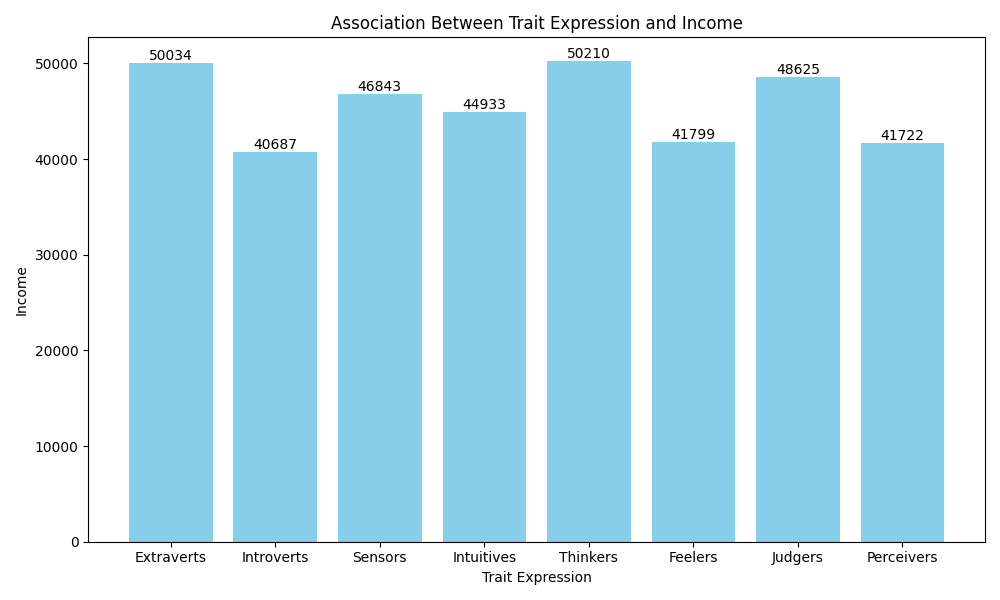

Source code (Python):
import json
import matplotlib.pyplot as plt

with open('MBTI.json', 'r', encoding="UTF-8") as jsonFile:
    data = json.load(jsonFile)

trait_expression_data = data['Trait expression']

categories = list(trait_expression_data.keys())
frequencies = list(trait_expression_data.values())

plt.figure(figsize=(10, 6))
plt.bar(categories, frequencies, color='skyblue')
plt.title('Association Between Trait Expression and Income')
plt.xlabel('Trait Expression')
plt.ylabel('Income')
##plt.xticks(rotation=45, ha='right')  

for i, v in enumerate(frequencies):
    plt.text(i, v + 0.5, str(v), ha='center', va='bottom')

plt.tight_layout()

plt.show()
